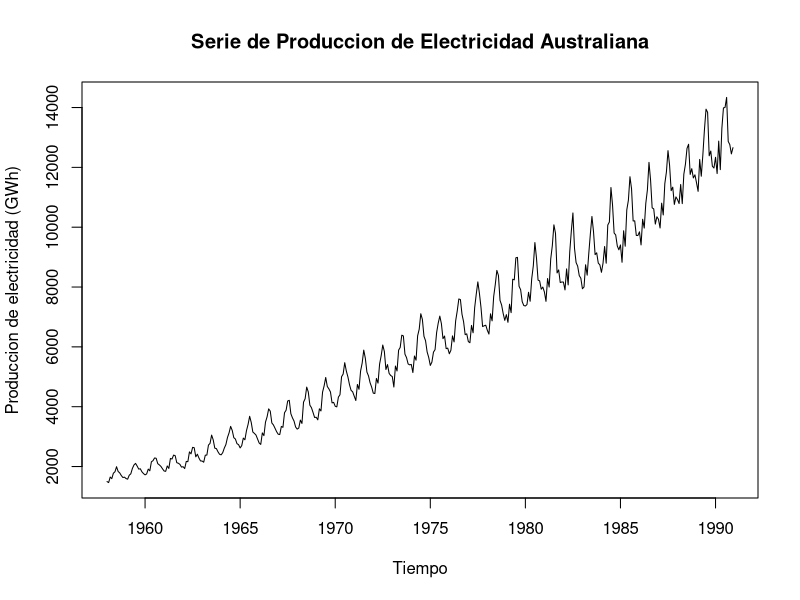
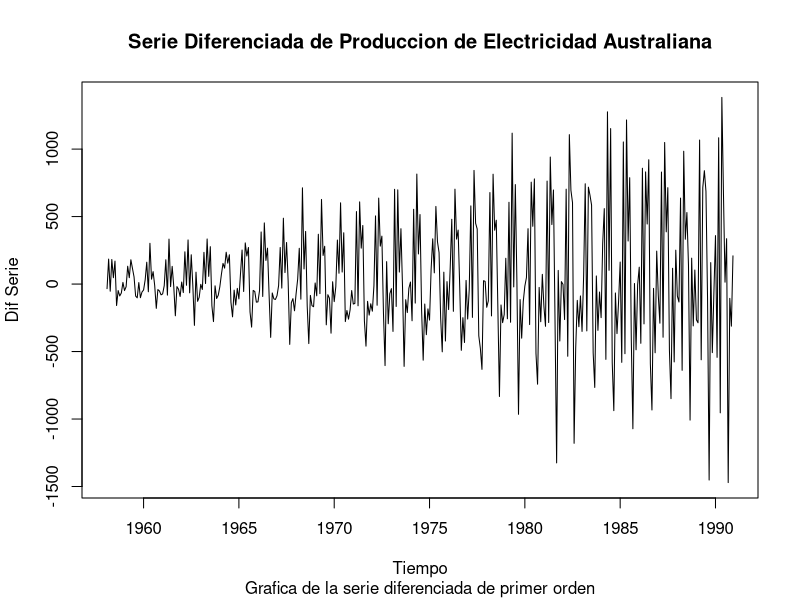
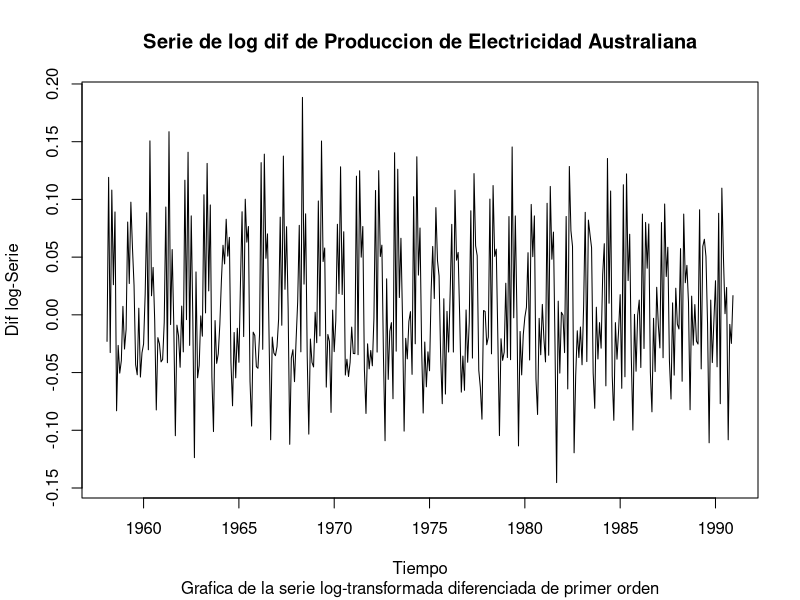
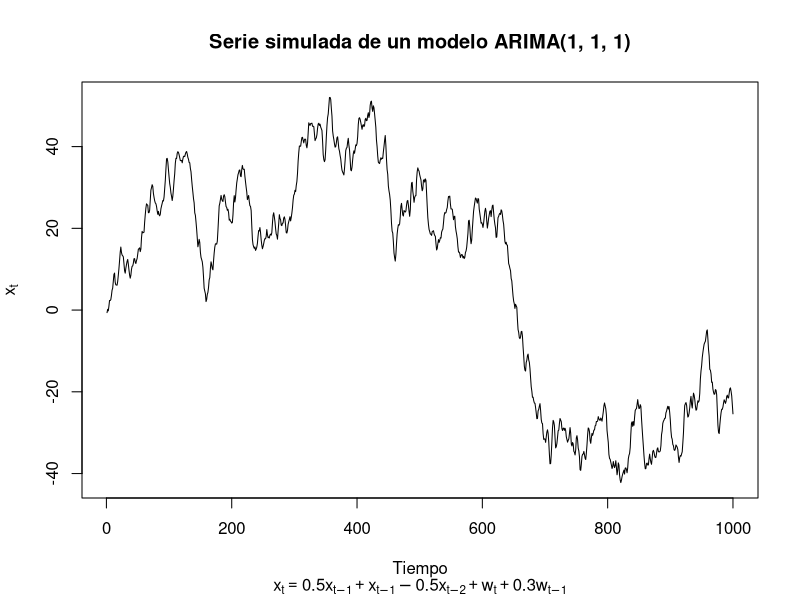
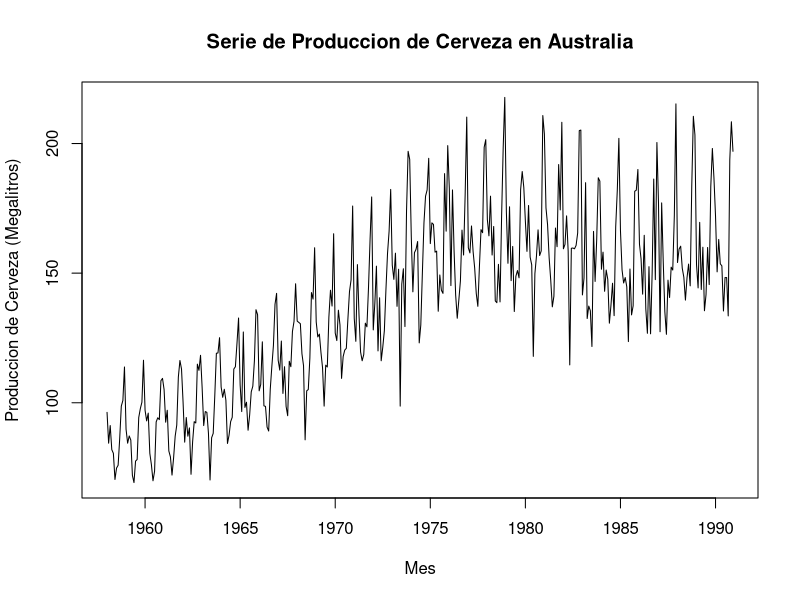
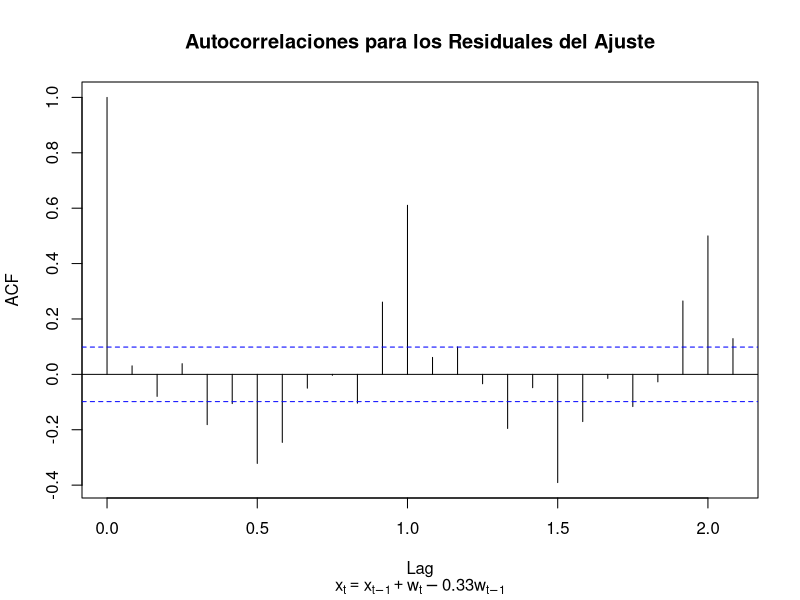
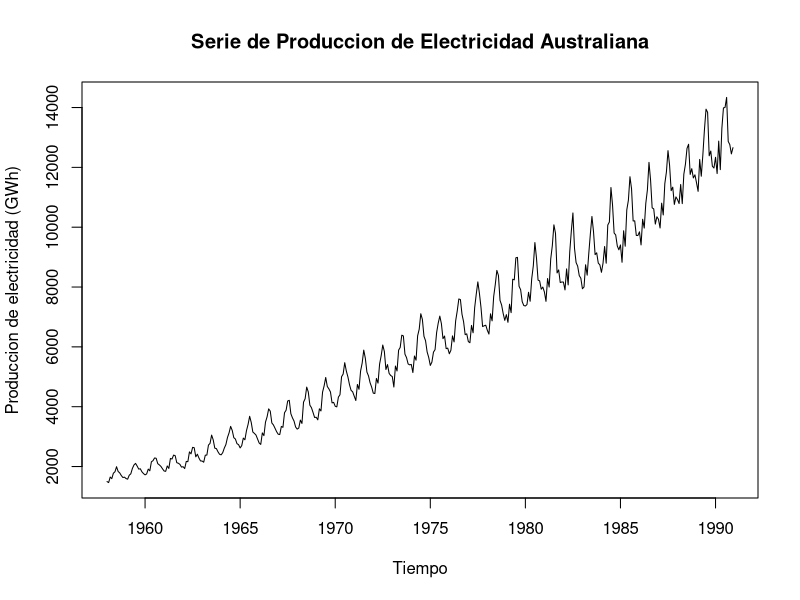
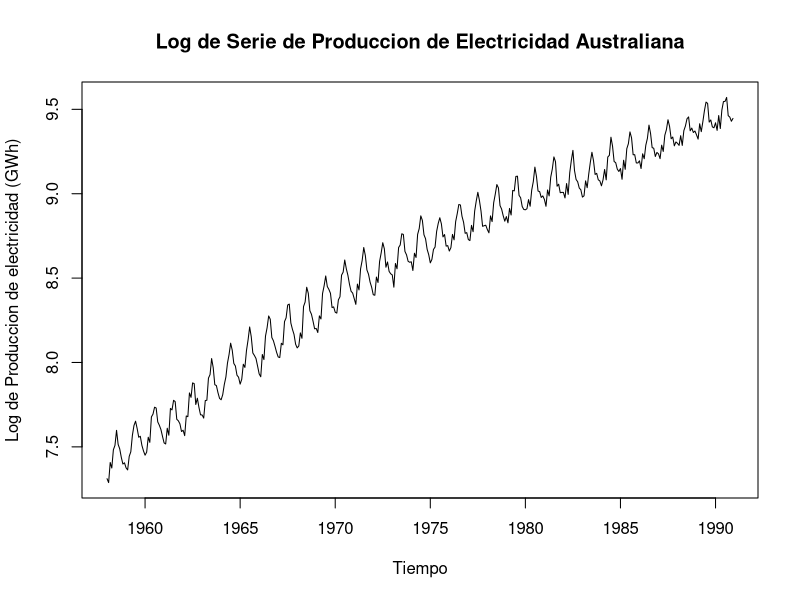

These charts were generated, in order, by the following R code:
# Ejemplo 3. Modelos no estacionarios y prediccion

# https://github.com/AtefOuni/ts/tree/master/Data
    
# Serie de Produccion de Electricidad de Australia
CBE <- read.csv("cbe.csv", header = TRUE)
head(CBE)
Elec.ts <- ts(CBE[, 3], start = 1958, freq = 12)
plot(Elec.ts, xlab = "", ylab = "")
title(main = "Serie de Produccion de Electricidad Australiana",
      ylab = "Produccion de electricidad (GWh)",
      xlab = "Tiempo")

###

plot(diff(Elec.ts), xlab = "", ylab = "")
title(main = "Serie Diferenciada de Produccion de Electricidad Australiana",
      xlab = "Tiempo", ylab = "Dif Serie",
      sub = "Grafica de la serie diferenciada de primer orden")

###

plot(diff(log(Elec.ts)), xlab = "", ylab = "")
title(main = "Serie de log dif de Produccion de Electricidad Australiana",
      xlab = "Tiempo", ylab = "Dif log-Serie",
      sub = "Grafica de la serie log-transformada diferenciada de primer orden")

####################################################################################################################################################

                      # Simulacion y ajuste

# A continuacion, simulamos datos de un modelo ARIMA(1, 1, 1) y luego ajustamos un modelo a la serie simulada 
# para recuperar los parametros estimados.

set.seed(1)
x <- w <- rnorm(1000)
for(i in 3:1000) x[i] <- 0.5*x[i-1] + x[i-1] - 0.5*x[i-2] + w[i] + 0.3*w[i-1]

###

plot(x, type = "l", 
     main = "Serie simulada de un modelo ARIMA(1, 1, 1)",
     xlab = "Tiempo",
     ylab = expression(x[t]),
     sub = expression(x[t] == 0.5*x[t-1] + x[t-1] - 0.5*x[t-2] + w[t] + 0.3*w[t-1]))

###

arima(x, order = c(1, 1, 1))

###

      # Simulacion con la funcion arima.sim

x <- arima.sim(model = list(order = c(1, 1, 1), ar = 0.5, ma = 0.3), n = 1000)

###

arima(x, order = c(1, 1, 1))

####################################################################################################################################################

    # Serie de produccion de cerveza

CBE <- read.csv("cbe.csv", header = TRUE)
Beer.ts <- ts(CBE[, 2], start = 1958, freq = 12)
plot(Beer.ts, xlab = "", ylab = "")
title(main = "Serie de Produccion de Cerveza en Australia",
      ylab = "Produccion de Cerveza (Megalitros)",
      xlab = "Mes")

###

Beer.ima <- arima(Beer.ts, order = c(0, 1, 1))
Beer.ima

###

acf(resid(Beer.ima), main = "")
title(main = "Autocorrelaciones para los Residuales del Ajuste",
      sub = expression(x[t]==x[t-1]+w[t]-0.33*w[t-1]))

###

Beer.1991 <- predict(Beer.ima, n.ahead = 12)
sum(Beer.1991$pred)

#### Modelos Arima estacionales

# Procedimiento de ajuste
# Serie de Producci?n de Electricidad de Australia

CBE <- read.csv("cbe.csv", header = TRUE)
Elec.ts <- ts(CBE[, 3], start = 1958, freq = 12)
plot(Elec.ts, xlab = "", ylab = "")
title(main = "Serie de Produccion de Electricidad Australiana",
      ylab = "Produccion de electricidad (GWh)",
      xlab = "Tiempo")

###

plot(log(Elec.ts), xlab = "", ylab = "")
title(main = "Log de Serie de Produccion de Electricidad Australiana",
      ylab = "Log de Produccion de electricidad (GWh)",
      xlab = "Tiempo")

###

Elec.AR <- arima(log(Elec.ts), order = c(1, 1, 0), 
                 seas = list(order = c(1, 0, 0), 12))

Elec.MA <- arima(log(Elec.ts), order = c(0, 1, 1),
                 seas = list(order = c(0, 0, 1), 12))


AIC(Elec.AR)
AIC(Elec.MA)

###

# Funcion para buscar un buen modelo

get.best.arima <- function(x.ts, maxord = c(1, 1, 1, 1, 1, 1)){
  best.aic <- 1e8
  n <- length(x.ts)
  for(p in 0:maxord[1])for(d in 0:maxord[2])for(q in 0:maxord[3])
    for(P in 0:maxord[4])for(D in 0:maxord[5])for(Q in 0:maxord[6])
    {
      fit <- arima(x.ts, order = c(p, d, q),
                   seas = list(order = c(P, D, Q),
                               frequency(x.ts)), method = "CSS")
      fit.aic <- -2*fit$loglik + (log(n) + 1)*length(fit$coef)
      if(fit.aic < best.aic){
        best.aic <- fit.aic
        best.fit <- fit
        best.model <- c(p, d, q, P, D, Q)
      }
    }
  list(best.aic, best.fit, best.model)
}

# Nuevo ajuste a los datos de la serie transformada de produccion 
# de electricidad

best.arima.elec <- get.best.arima(log(Elec.ts),
                                  maxord = c(2, 2, 2, 2, 2, 2))

best.fit.elec <- best.arima.elec[[2]]  # Modelo
best.arima.elec[[3]] # Tipo de modelo (?rdenes)
best.fit.elec
best.arima.elec[[1]] # AIC
###

# ACF para residuales del ajuste

acf(resid(best.fit.elec), main = "")
title(main = "Correlograma de los residuales del ajuste")

###
# Prediccion

pr <- predict(best.fit.elec, 12)$pred 
ts.plot(cbind(window(Elec.ts, start = 1981),
              exp(pr)), col = c("blue", "red"), xlab = "")
title(main = "Prediccion para la serie de produccion de electricidad",
      xlab = "Mes",
      ylab = "Produccion de electricidad (GWh)")



